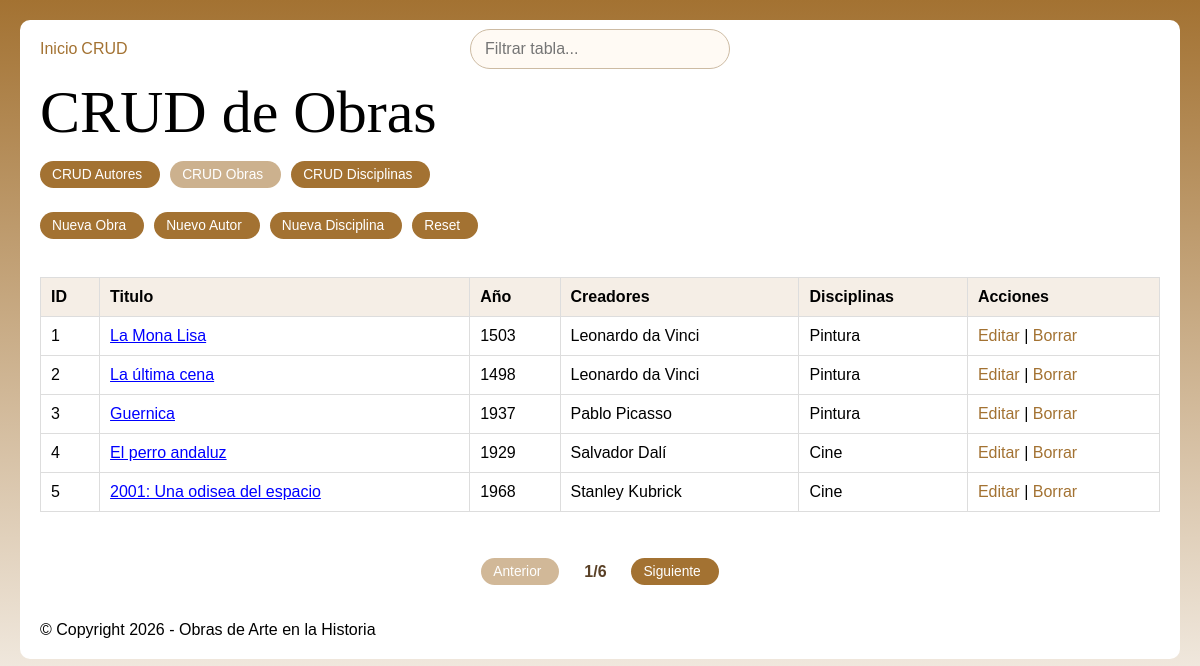
The page /crud/listado_crud_obras.php on the database its author committed.
### tables this page shows
CREATE TABLE `obras` (
  `id` int NOT NULL AUTO_INCREMENT,
  `titulo` varchar(255) NOT NULL,
  `año` int DEFAULT NULL,
  `descripcion` text,
  `imagen` varchar(255) DEFAULT NULL,
  PRIMARY KEY (`id`)
);

### crud/listado_crud_obras.php (the view, shortened to what this page needs)
<?php
require_once '../functions.php';
$filas_por_pagina = 5;
$pagina_actual = isset($_GET['pagina']) ? (int) $_GET['pagina'] : 1;
$offset = ($pagina_actual - 1) * $filas_por_pagina;
$sql = "
SELECT
    obras.id,
    obras.titulo,
    obras.año AS anio,
    GROUP_CONCAT(DISTINCT creadores.nombre ORDER BY creadores.nombre SEPARATOR ', ') AS creadores,
    GROUP_CONCAT(DISTINCT disciplinas.nombre ORDER BY disciplinas.nombre SEPARATOR ', ') AS disciplinas
FROM obras
LEFT JOIN obras_creadores ON obras.id = obras_creadores.obra_id
LEFT JOIN creadores ON creadores.id = obras_creadores.creador_id
LEFT JOIN obras_disciplinas ON obras.id = obras_disciplinas.obra_id
LEFT JOIN disciplinas ON disciplinas.id = obras_disciplinas.disciplina_id
GROUP BY obras.id, obras.titulo, obras.año
ORDER BY obras.id ASC
LIMIT $filas_por_pagina OFFSET $offset
";
$obras = consulta($sql);
?>
<h1>CRUD de Obras</h1>
<div class="crud-panel-tabs">
    <a class="btn btn-panel" href="listado_crud_autores.php">CRUD Autores</a>
    <span class="btn btn-panel btn-panel-activo">CRUD Obras</span>
    <a class="btn btn-panel" href="listado_crud_disciplinas.php">CRUD Disciplinas</a>
</div>
<div class="crud-acciones">
    <a class="btn" href="create_obra.php">Nueva Obra</a>
    <a class="btn" href="create_autor.php">Nuevo Autor</a>
    <a class="btn" href="create_disciplina.php">Nueva Disciplina</a>
    <a class="btn" href="reset.php">Reset</a>
</div>
<div class="tabla-scroll">
    <table class="tabla-crud">
        <thead>
            <tr>
                <th>ID</th>
                <th>Titulo</th>
                <th>A&ntilde;o</th>
                <th>Creadores</th>
                <th>Disciplinas</th>
                <th>Acciones</th>
            </tr>
        </thead>
        <tbody>
            <?php if (empty($obras)): ?>
                <tr>
                    <td colspan="6">No hay obras registradas.</td>
                </tr>
            <?php else: ?>
                <?php foreach ($obras as $obra): ?>
                    <tr>
                        <td><?= $obra['id'] ?></td>
                        <td><a class="enlace-autor" href="../infoObras.php?id=<?= $obra['id'] ?>&volver=crud"><?= $obra['titulo'] ?></a></td>
                        <td><?= $obra['anio'] ?></td>
                        <td><?= $obra['creadores'] ?></td>
                        <td><?= $obra['disciplinas'] ?></td>
                        <td>
                            <a href="update_obra.php?id=<?= $obra['id'] ?>">Editar</a> |
                            <a href="delete_obra.php?id=<?= $obra['id'] ?>" onclick="return confirm('&iquest;Seguro que quieres borrar esta obra?')">Borrar</a>
                        </td>
                    </tr>
                <?php endforeach; ?>
            <?php endif; ?>
        </tbody>
    </table>
</div>

### assets/css/style.css (style rules this page uses)
* { margin: 0; padding: 0; }
:root { --c1: var(--color-main); --cl: var(--color-light); --cd: var(--color-dark); --color-main: rgb(163, 114, 50); --color-secundary: rgb(173, 83, 50); --color-light: white; --color-dark: black; --ff: sans-serif; --ff2: monospace; --mxw: 1160px; }
*, *::before, *::after { box-sizing: border-box; }
html { font-family: sans-serif; padding: 20px; background: linear-gradient(var(--c1), var(--cl)); min-height: 100dvh; }
body { max-width: var(--mxw); margin: 0 auto; background: var(--cl); padding: 20px; border-radius: 10px; }
a { color: var(--c1); text-decoration: none; }
.enlace-autor { color: blue; text-decoration: underline; }
.tabla-scroll { overflow-x: auto; }
.tabla-crud { width: 100%; border-collapse: collapse; margin: 20px 0; }
.tabla-crud th, .tabla-crud td { border: 1px solid #ddd; padding: 10px; text-align: left; }
.tabla-crud th { background: #f5eee6; }
.crud-acciones { display: flex; gap: 10px; align-items: center; margin: 12px 0; }
.crud-panel-tabs { display: flex; gap: 10px; align-items: center; margin: 8px 0 2px; }
.btn-panel { background-color: #3f6b78; }
.btn-panel-activo { opacity: 0.55; cursor: default; pointer-events: none; }
.btn, input[type="submit"] { background-color: var(--c1); padding: 6px 18px 6px 12px; text-align: center; display: inline-block; font-size: 0.86em; color: white; border-radius: 20px; margin: 6px 0; border: none; cursor: pointer; outline: solid 0px var(--c1); transition: .4s; }
*:not(a):not(input):not(button) { cursor: default; }
h1, h2, h3, h4, h5, h6 { font-family: "Libre Baskerville", serif !important; font-optical-sizing: auto; font-weight: 400; font-style: normal; }
h1 { font-size: clamp(2rem, 5vw, 6rem); }
h1, h2, h3, img, h1:nth-child(2n) { animation: reveal linear both; animation-timeline: view(); animation-range: entry 10% cover 35%; }

### rows shown on the page
obras: id "1", titulo "La Mona Lisa", año "1503", creadores "Leonardo da Vinci", disciplinas "Pintura"
obras: id "2", titulo "La última cena", año "1498", creadores "Leonardo da Vinci", disciplinas "Pintura"
obras: id "3", titulo "Guernica", año "1937", creadores "Pablo Picasso", disciplinas "Pintura"
obras: id "4", titulo "El perro andaluz", año "1929", creadores "Salvador Dalí", disciplinas "Cine"
obras: id "5", titulo "2001: Una odisea del espacio", año "1968", creadores "Stanley Kubrick", disciplinas "Cine"

### other values the page prints
$pagina_actual "1"
$total_paginas "6"
TITLE "Obras de Arte en la Historia"
